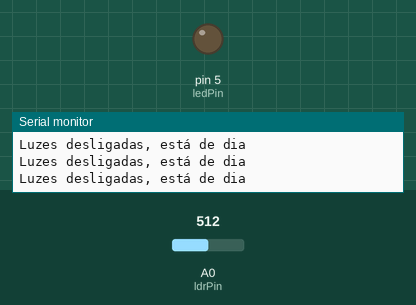
Simulated run of this sketch. Board: Arduino Uno, built with avr-gcc and run on an emulated ATmega328P. Parts: output pins drawn as LEDs (lit = HIGH), the last lines printed to the serial monitor. The inputs (shaded band) are chosen by the test bench; at power-on: A0 (ldrPin) = 512.

Above: at 1.2 s.
1.3 s: A0 (ldrPin) set to 43
4.3 s: A0 (ldrPin) set to 36
At 5.4 s:
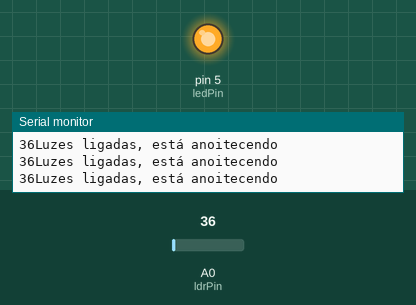
Timing chart, 0 to 7.3 s (numbered marks = the images above; inputs shaded):
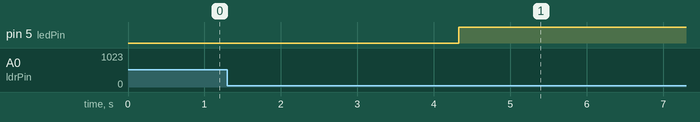

The sketch:

LDR.ino
```cpp
const int ledPin = 5;
const int ldrPin = A0;

void setup() {

Serial.begin(9600);

pinMode(ledPin, OUTPUT);

pinMode(ldrPin, INPUT);

}

void loop() {

int ldrStatus = analogRead(ldrPin);

if (ldrStatus <=40) {

digitalWrite(ledPin, HIGH);
Serial.print(ldrStatus);
Serial.println("Luzes ligadas, está anoitecendo");

}

else {

digitalWrite(ledPin, LOW);
Serial.println("Luzes desligadas, está de dia");

}

}
```

Measured:
- the behaviour switches between 41 and 40 on A0 (ldrPin) (found by bisection; images 0 and 1)
- after the input at 4.3 s, pin 5 (ledPin): LOW → HIGH at once
